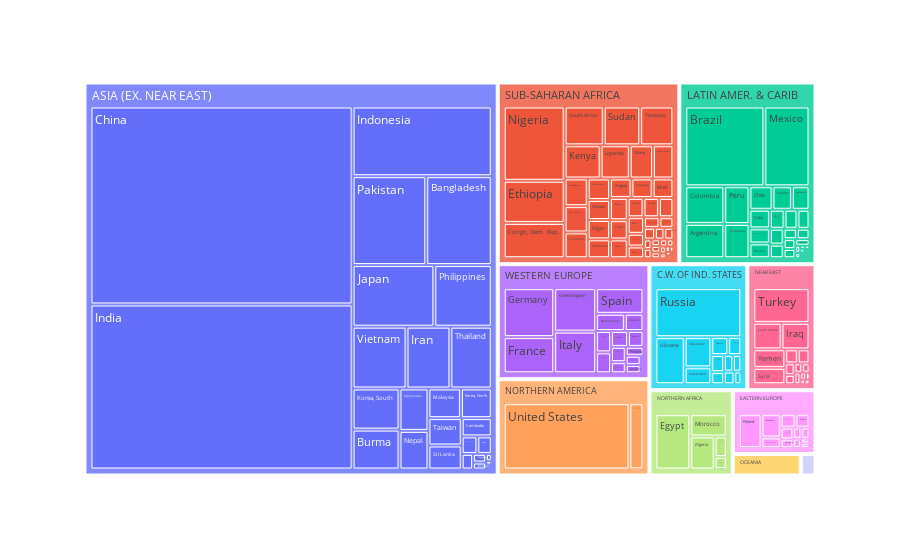

The notebook cell this image was saved under:
### Code cell
px.treemap(data, path=["Region", "Country"], values="Population", hover_name="Country")

### Figure 1 — Plotly figure (JSON) as saved in the notebook; plotly's stock layout.template omitted (floating-point values rounded to 4 significant figures; data arrays with more than 128 entries replaced by an {"elided": "..."} marker saying what was removed)
{"data": [{"branchvalues": "total", "domain": {"x": [0, 1], "y": [0, 1]}, "hovertemplate": "<b>%{hovertext}</b><br><br>labels=%{label}<br>Population=%{value}<br>parent=%{parent}<br>id=%{id}<extra></extra>", "hovertext": {"elided": "238 str values"}, "ids": {"elided": "238 str values"}, "labels": {"elided": "238 str values"}, "name": "", "parents": {"elided": "238 str values"}, "type": "treemap", "values": {"elided": "238 int values"}}], "layout": {"legend": {"tracegroupgap": 0}, "margin": {"t": 60}}}
